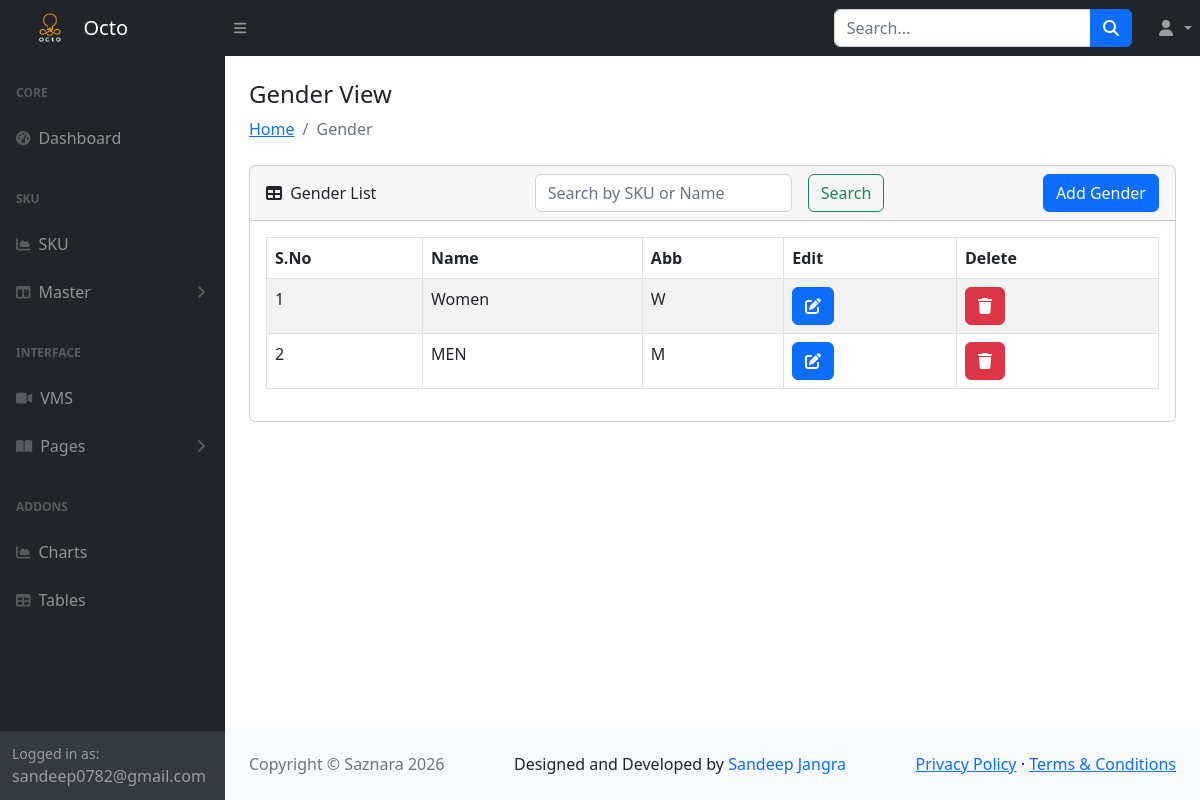
/view_gender/ (signed in), run on the app's committed database.
### main/models.py (models this page shows, shortened)
class Gender(models.Model):
    name = models.CharField(max_length=100, unique=True, null=True, blank=True)
    abb = models.CharField(max_length=1, null=True, blank=True)

### main/views.py (the view)
# urls.py: path('view_gender/', View__Gender, name='view_gender'),
@login_required
def View__Gender(request):
    gender = Gender.objects.all().order_by('-id')
    d = {'gender': gender}  # Pass the search query to the template
    return render(request, 'bag/gender/view_gender.html', d)

### accounts/models.py (called while the page is built)
    @property
    def is_profile_complete(self):
        return all([
            self.user.email,
            self.company,
            self.mobile_no,
            self.address,
            self.pin,
            self.image,
        ])

### templates/bag/gender/view_gender.html
{% extends 'base/main.html' %}
{% block content %}
<div class="container-fluid px-4">
    <h4 class="mt-4">Gender View</h4>
    <ol class="breadcrumb mb-4">
        <li class="breadcrumb-item"><a href="">Home</a></li>
        <li class="breadcrumb-item active">Gender</li>
    </ol>
    <div class="card mb-4">
        <div class="card-header d-flex justify-content-between align-items-center">
            <div>
                <i class="fas fa-table me-1"></i>
                Gender List
            </div>
            <div>
                <form method="GET" class="d-flex align-items-center gap-2" role="search">
                    <input class="form-control me-2" type="search" name="search" value="{{ search_query }}"
                        placeholder="Search by SKU or Name" aria-label="Search">
                    <button class="btn btn-outline-success" type="submit">Search</button>
                </form>
            </div>
            <a href="{% url 'add_gender' %}" class="btn btn-primary">Add Gender</a>
        </div>
        <div class="card-body">
            <table id="datatablesSimple" class="table table-striped table-bordered">
                <thead>
                    <tr>
                        <th>S.No</th>
                        <th>Name</th>
                        <th>Abb</th>
                        <th>Edit</th>
                        <th>Delete</th>
                    </tr>
                </thead>
                <tbody>
                    {% for i in gender %}
                    <tr>
                        <td>{{ forloop.counter }}</td>
                        <td>{{ i.name }}</td>
                        <td>{{ i.abb }}</td>
                        <td>
                            <a class="btn btn-primary" href="{% url 'change_gender' i.id %}" aria-label="Edit Gender">
                                <i class="fas fa-edit"></i>
                            </a>
                        </td>
                        <td>
                            <a class="btn btn-danger" href="{% url 'delete_gender' i.id %}" aria-label="Delete Gender">
                                <i class="fas fa-trash"></i>
                            </a>
                        </td>
                    </tr>
                    {% endfor %}
                </tbody>
            </table>
        </div>
    </div>
</div>
{% endblock content %}

### templates/base/sidebar.html (shortened to what this page needs)
<div id="layoutSidenav_nav">
    <nav class="sb-sidenav accordion sb-sidenav-dark" id="sidenavAccordion">
        <div class="sb-sidenav-menu">
            <div class="nav">
                <div class="sb-sidenav-menu-heading">Core</div>
                <a class="nav-link" href="/">
                    <div class="sb-nav-link-icon"><i
                            class="fas fa-tachometer-alt"></i></div>
                    Dashboard
                </a>
                <div class="sb-sidenav-menu-heading">SKU</div>
                <a class="nav-link" href="{% url 'view_sku' %}">
                    <div class="sb-nav-link-icon"><i
                            class="fas fa-chart-area"></i></div>
                    SKU
                </a>
                <a class="nav-link collapsed" href="#" data-bs-toggle="collapse"
                    data-bs-target="#bag" aria-expanded="false"
                    aria-controls="bag">
                    <div class="sb-nav-link-icon"><i
                            class="fas fa-columns"></i></div>
                    Master
                    <div class="sb-sidenav-collapse-arrow"><i
                            class="fas fa-angle-down"></i></div>
                </a>
                <div class="sb-sidenav-menu-heading">Interface</div>
                <a class="nav-link" href="{% url 'view_vms' %}">
                    <div class="sb-nav-link-icon"><i class="fa fa-video-camera" aria-hidden="true"></i></div>
                    VMS
                </a>
                <a class="nav-link collapsed" href="#" data-bs-toggle="collapse"
                    data-bs-target="#collapsePages" aria-expanded="false"
                    aria-controls="collapsePages">
                    <div class="sb-nav-link-icon"><i
                            class="fas fa-book-open"></i></div>
                    Pages
                    <div class="sb-sidenav-collapse-arrow"><i
                            class="fas fa-angle-down"></i></div>
                </a>
                <div class="sb-sidenav-menu-heading">Addons</div>
                <a class="nav-link" href="charts.html">
                    <div class="sb-nav-link-icon"><i
                            class="fas fa-chart-area"></i></div>
                    Charts
                </a>
                <a class="nav-link" href="tables.html">
                    <div class="sb-nav-link-icon"><i
                            class="fas fa-table"></i></div>
                    Tables
                </a>
            </div>
        </div>
        <div class="sb-sidenav-footer">
            <div class="small">Logged in as:</div>
            {{request.user}}
        </div>
    </nav>
</div>

### data on the page
Gender: name "Women", abb "W"
Gender: name "MEN", abb "M"

### other printed values
{{ request.user }} "sandeep0782@gmail.com"
